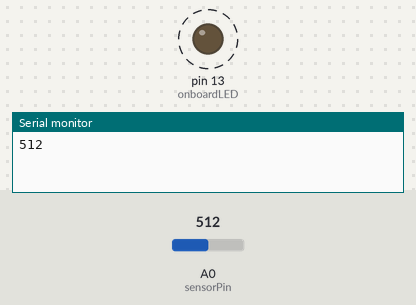
The sketch below on a simulated Arduino Uno, built with avr-gcc and run on an emulated ATmega328P. Shown: output pins drawn as LEDs (lit = HIGH), the last lines printed to the serial monitor. Dashed ring = blinking. Inputs (shaded band) come from the test bench; at power-on: A0 (sensorPin) = 512.

Above: at 1.8 s.
1.9 s: A0 (sensorPin) set to 306
At 2.2 s:
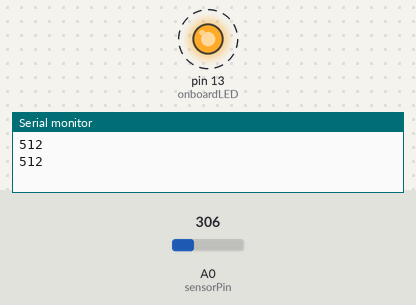
5.4 s: A0 (sensorPin) set to 122
At 5.56 s:
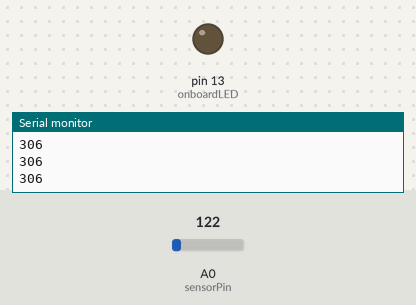
Timing chart, 0 to 14.9 s (numbered marks = the images above; inputs shaded):
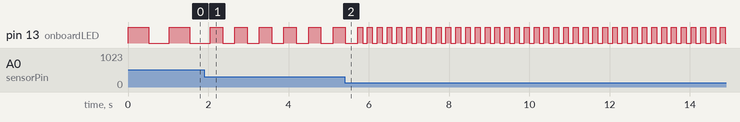

Measured:
- after the input at 1.9 s, pin 13 (onboardLED): alternates HIGH for 0.31 s and LOW for 0.31 s, starting after 0.46 s
- by itself, pin 13 (onboardLED): alternates HIGH for 0.51 s and LOW for 0.51 s

The sketch:

week_2.ino
```cpp
int sensorPin = A0;
int onboardLED = 13;
int sensorValue = 0;

void setup() {
  // put your setup code here, to run once:
  pinMode(onboardLED, OUTPUT);
  Serial.begin(9600);
}

void loop() {
  // put your main code here, to run repeatedly:
  sensorValue = analogRead(sensorPin);

  digitalWrite(onboardLED, HIGH);
  delay(sensorValue);
  digitalWrite(onboardLED, LOW);
  delay(sensorValue);
  Serial.println(sensorValue);

}
```
